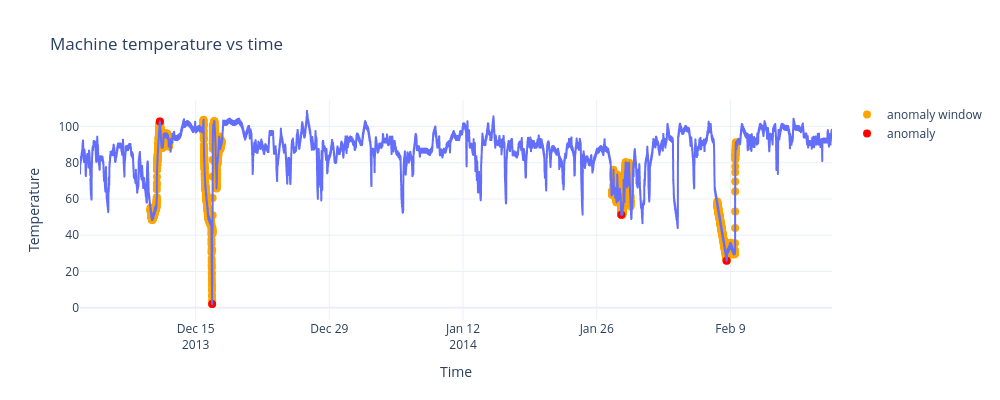

Notebook cell for this chart:
### Code cell
# Visualize line plot - temperature vs time
fig = px.line(df,
        x='time',
        y='value',
        width=1000,
        height=400,
        labels={'time': 'Time', 'value': 'Temperature'},
        template='plotly_white',
        title='Machine temperature vs time')

df_anomaly_points = df[df['anomaly_point'] == 1]
df_anomaly_windows = df[df['anomaly_window'] == 1]

fig.add_trace(go.Scatter(x=df_anomaly_windows['time'],
                         y=df_anomaly_windows['value'],
                         mode='markers',
                         marker=dict(size=8,color='orange',symbol='circle'),
                         name='anomaly window'
                        )
             )

fig.add_trace(go.Scatter(x=df_anomaly_points['time'], 
                         y=df_anomaly_points['value'],
                         mode='markers',
                         marker=dict(size=8,color='red',symbol='circle'),
                         name='anomaly'
                        )
             )


fig.show()

# '''
# This is the matplotlib version for reporting
# plt.figure(figsize=(16, 4.5))
# plt.plot(df['time'], df['value'])
# plt.xlabel('Time')
# plt.ylabel('Temperature')
# plt.xticks(fontsize=8)
# plt.gca().xaxis.set_major_locator(mdates.DayLocator(interval=6))
# plt.grid(True)
# plt.title('Machine temperature over time')
# plt.show()
# '''

### Figure 1 — Plotly figure (JSON) as saved in the notebook; plotly's stock layout.template omitted (floating-point values rounded to 4 significant figures; data arrays with more than 128 entries replaced by an {"elided": "..."} marker saying what was removed)
{"data": [{"hovertemplate": "Time=%{x}<br>Temperature=%{y}<extra></extra>", "legendgroup": "", "line": {"color": "#636efa", "dash": "solid"}, "marker": {"symbol": "circle"}, "mode": "lines", "name": "", "showlegend": false, "type": "scattergl", "x": {"elided": "22695 str values"}, "xaxis": "x", "y": {"elided": "22695 float values"}, "yaxis": "y"}, {"marker": {"color": "orange", "size": 8, "symbol": "circle"}, "mode": "markers", "name": "anomaly window", "type": "scatter", "x": {"elided": "2268 str values"}, "y": {"elided": "2268 float values"}}, {"marker": {"color": "red", "size": 8, "symbol": "circle"}, "mode": "markers", "name": "anomaly", "type": "scatter", "x": ["2013-12-11T06:00:00.000000000", "2013-12-16T17:25:00.000000000", "2014-01-28T13:55:00.000000000", "2014-02-08T14:30:00.000000000"], "y": [102.7, 2.085, 51.37, 25.89]}], "layout": {"height": 400, "legend": {"tracegroupgap": 0}, "title": {"text": "Machine temperature vs time"}, "width": 1000, "xaxis": {"anchor": "y", "domain": [0, 1], "title": {"text": "Time"}}, "yaxis": {"anchor": "x", "domain": [0, 1], "title": {"text": "Temperature"}}}}
